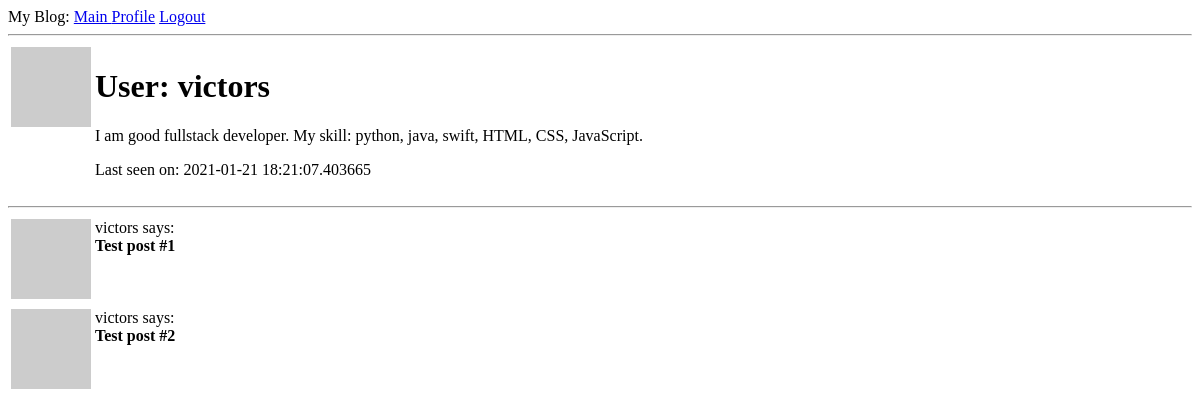
Before: /user/victors (signed in) with the older database file.
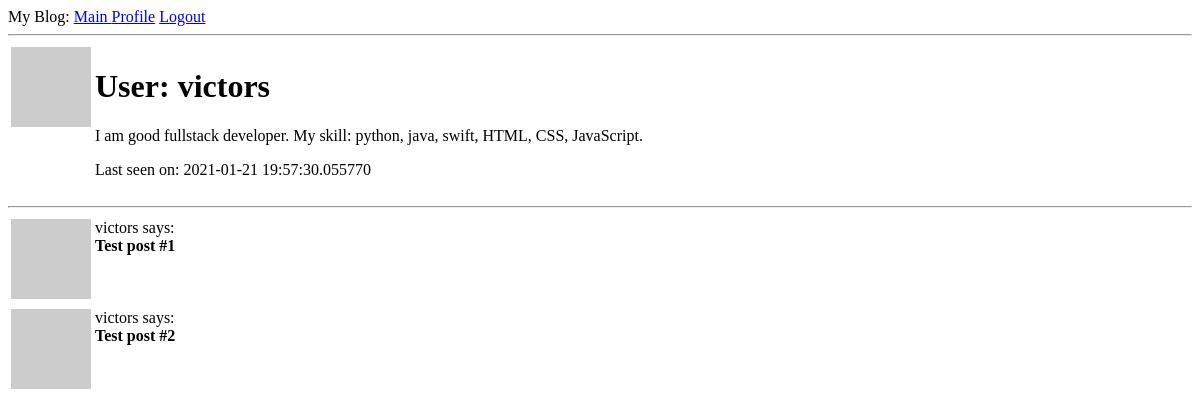
After: the same page with the newer database file.
### app/models.py (models this page shows, shortened)
class User(UserMixin, db.Model):
    id = db.Column(db.Integer, primary_key=True)
    username = db.Column(db.String(255), index=True, unique=True)
    email = db.Column(db.String(255), index=True, unique=True)
    password_hash = db.Column(db.String(255))
    about_me = db.Column(db.String(255))
    last_seen = db.Column(db.DateTime, default=datetime.utcnow)
    posts = db.relationship('Post', backref='author', lazy='dynamic')
    def avatar(self, size):
        digest = md5(self.email.lower().encode('utf-8')).hexdigest()
        return f'https://www.gravatar.com/avatar/{digest}?d=identicon&s={size}'

### app/routes.py (the view)
@app.route('/user/<username>')
@login_required
def user(username):
    user = User.query.filter_by(username=username).first_or_404()
    posts = [
        {'author': user, 'body': 'Test post #1'},
        {'author': user, 'body': 'Test post #2'}
    ]
    return render_template('user.html', user=user, posts=posts)

### app/models.py (called while the page is built)
@login.user_loader
def load_user(id):
    return User.query.get(int(id))

### app/routes.py (called while the page is built)
@app.before_request
def before_request():
    if current_user.is_authenticated:
        current_user.last_seen = datetime.utcnow()
        db.session.commit()

### app/templates/user.html (shortened to what this page needs)
{% extends 'base.html' %}
{% block content %}
<table>
    <tr valign="top">
        <td><img src="{{ user.avatar(128) }}" alt="avatar"></td>
        <td>
            <h1>User: {{ user.username }}</h1>
            {% if user.about_me %}<p>{{ user.about_me }}</p>{% endif %}
            {% if user.last_seen %}<p>Last seen on: {{ user.last_seen }}</p>{% endif %}
        </td>
    </tr>
</table>
<hr>
{% for post in posts %}
{% include '_post.html' %}
{% endfor %}
{% endblock %}

### app/templates/base.html (shortened to what this page needs)
<!DOCTYPE html>
<html lang="en">
<head>
</head>
<body>
    <div>My Blog:
        <a href="{{ url_for('index') }}">Main </a>
        {% if current_user.is_anonymous %}
        <a href="{{ url_for('login') }}"> Login</a>
        {% else %}
        <a href="{{ url_for('user', username=current_user.username) }}">Profile</a>
        <a href="{{ url_for('logout') }}"> Logout</a>
        {% endif %}
    </div>
    <hr>
    {% block content %}{% endblock %}
</body>

### app/templates/_post.html
<table>
    <tr valign="top">
        <td><img src="{{ post.author.avatar(48) }}" alt="avatar"></td>
        <td>{{ post.author.username }} says: <br><strong>{{ post.body }}</strong></td>
    </tr>
</table>

Changed rows visible on the page:
changed User "victors": last_seen "2021-01-21 18:21:07.403665" → "2021-01-21 19:57:30.055770"
